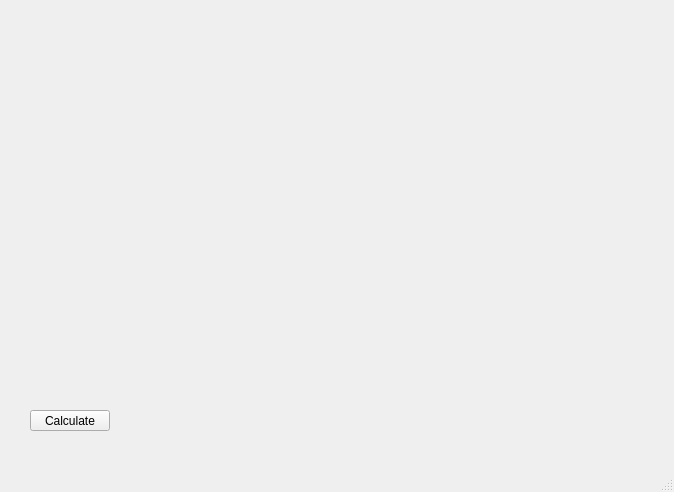
<?xml version="1.0" encoding="UTF-8"?>
<ui version="4.0">
 <class>SolverWindow</class>
 <widget class="QMainWindow" name="SolverWindow">
  <property name="geometry">
   <rect>
    <x>0</x>
    <y>0</y>
    <width>674</width>
    <height>492</height>
   </rect>
  </property>
  <property name="windowTitle">
   <string>Solver</string>
  </property>
  <widget class="QWidget" name="centralwidget">
   <widget class="QWidget" name="gridLayoutWidget">
    <property name="geometry">
     <rect>
      <x>20</x>
      <y>9</y>
      <width>601</width>
      <height>371</height>
     </rect>
    </property>
    <layout class="QGridLayout" name="gridLayout"/>
   </widget>
   <widget class="QPushButton" name="calculateButton">
    <property name="geometry">
     <rect>
      <x>30</x>
      <y>410</y>
      <width>80</width>
      <height>21</height>
     </rect>
    </property>
    <property name="text">
     <string>Calculate</string>
    </property>
   </widget>
  </widget>
  <widget class="QMenuBar" name="menubar">
   <property name="geometry">
    <rect>
     <x>0</x>
     <y>0</y>
     <width>674</width>
     <height>20</height>
    </rect>
   </property>
  </widget>
  <widget class="QStatusBar" name="statusbar"/>
 </widget>
 <resources/>
 <connections/>
</ui>
